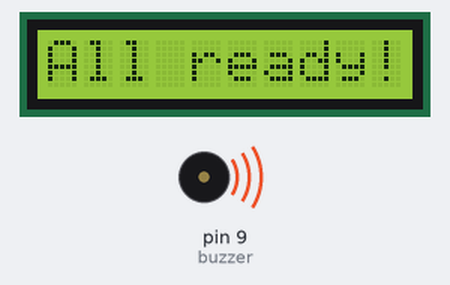
Recording of a sketch running on a simulated Arduino Uno, built with avr-gcc and run on an emulated ATmega328P. Parts: 10×1 character LCD, buzzer (waves = sounding). What the sketch prints to the serial monitor is not drawn. At 7.2 s the program stops and its outputs stay as they are.

Above: at 0.3 s.
Timing chart, 0 to 6.7 s (numbered marks = the images above):
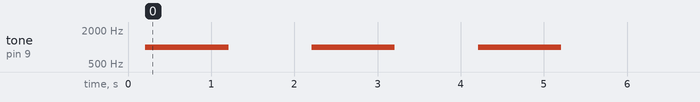

The sketch:

newtonsLawofCooling110.ino
```cpp
#include <math.h>
#include <LiquidCrystal.h>
// ECE 110 Honors Code:
//

int pin[] = {0,1};
int time = 0;
// initialize the library with the numbers of the interface pins
LiquidCrystal lcd(7,8,9,10,11,12);
const int buzzer = 9; //buzzer in pin 9

void setup()
{
  Serial.begin(9600);  //Start the serial connection with the computer
                       //to view the result open the serial monitor
  lcd.begin(10,1);    //prep lcd screen
  lcd.clear();
  pinMode(buzzer, OUTPUT);
}

void loop()                     // run over and over again
{

 //getting the voltage reading from the temperature sensor
 int reading[] = {analogRead(pin[0]), analogRead(pin[1])};

 // converting that reading to voltage, for 3.3v arduino use 3.3
 double voltage[] = {reading[0] * 5.0, reading[1] * 5.0};
 voltage[0] /= 1024.0;
 voltage[1] /= 1024.0;

 // calculate temperature in Celsius
 double temperatureC[] = {(voltage[0] - 0.5) * 100, (voltage[1] - 0.5) * 100};  //converting from 10 mv per degree wit 500 mV offset
                                                                               //to degrees ((voltage - 500mV) times 100)
 //temporary print for debugging
 Serial.print("This is the outside temperature: "); Serial.print(temperatureC[0]); Serial.println(" degrees C");
 Serial.print("This is the liquid temperature: "); Serial.print(temperatureC[1]); Serial.println(" degrees C");

 // now convert to Fahrenheit
 double temperatureF[] = {(temperatureC[0] * 9.0 / 5.0) + 32.0, (temperatureC[1] * 9.0 / 5.0) + 32.0};

 //temporary print for debugging
 Serial.print("This is the outside temperature: "); Serial.print(temperatureF[0]); Serial.println(" degrees C");
 Serial.print("This is the liquid temperature: "); Serial.print(temperatureF[1]); Serial.println(" degrees C");

 //calculate time left (TO DO: change constant k)
 double timeLeft = NewtonsLawofCooling(temperatureF[0], temperatureF[1], 0.00015, 50);

//if only sample once then print out time left till 0 and exit loop
 for(int countDown = timeLeft; countDown >= 0; countDown--) {
   lcd.setCursor(0,0);
   if(countDown != 0){
     lcd.print(countDown); lcd.print(" secs left!");
   } else {
     lcd.print("All ready!");
     buzzerPlay();
   }
   delay(1000); //wait 1 second
 }
 exit(0);

// delay(20000);                                     //sample every 20 seconds
}

//calculates Newton's Law of Cooling (inverse to find time)
//@param inside: temperature of the liquid
        //outside: temperature fo the outside
        //k: the cooling constant specific to our cup
        //final: ideal final temperature
//return the time it takes for the liquid to cool to ideal temperature
double NewtonsLawofCooling(double outside, double inside, int k, double final) {
  double inputTolog = (final - outside) / (inside - outside);
  double time = log(inputTolog) / (double)(-1*k);
  return time;
}

//buzzer noise function - right now buzzes 3 times
//Lizzie add music maybe?
void buzzerPlay() {
 for(int i = 0; i < 3; i++) {
  tone(buzzer, 1000);
  delay(1000);
  noTone(buzzer);
  delay(1000);
 }
}
```

Measured:
- by itself, tone on pin 9 (buzzer): alternates 1000 Hz for 1.0 s and silent for 1.0 s, 6 changes in all, then stays silent
